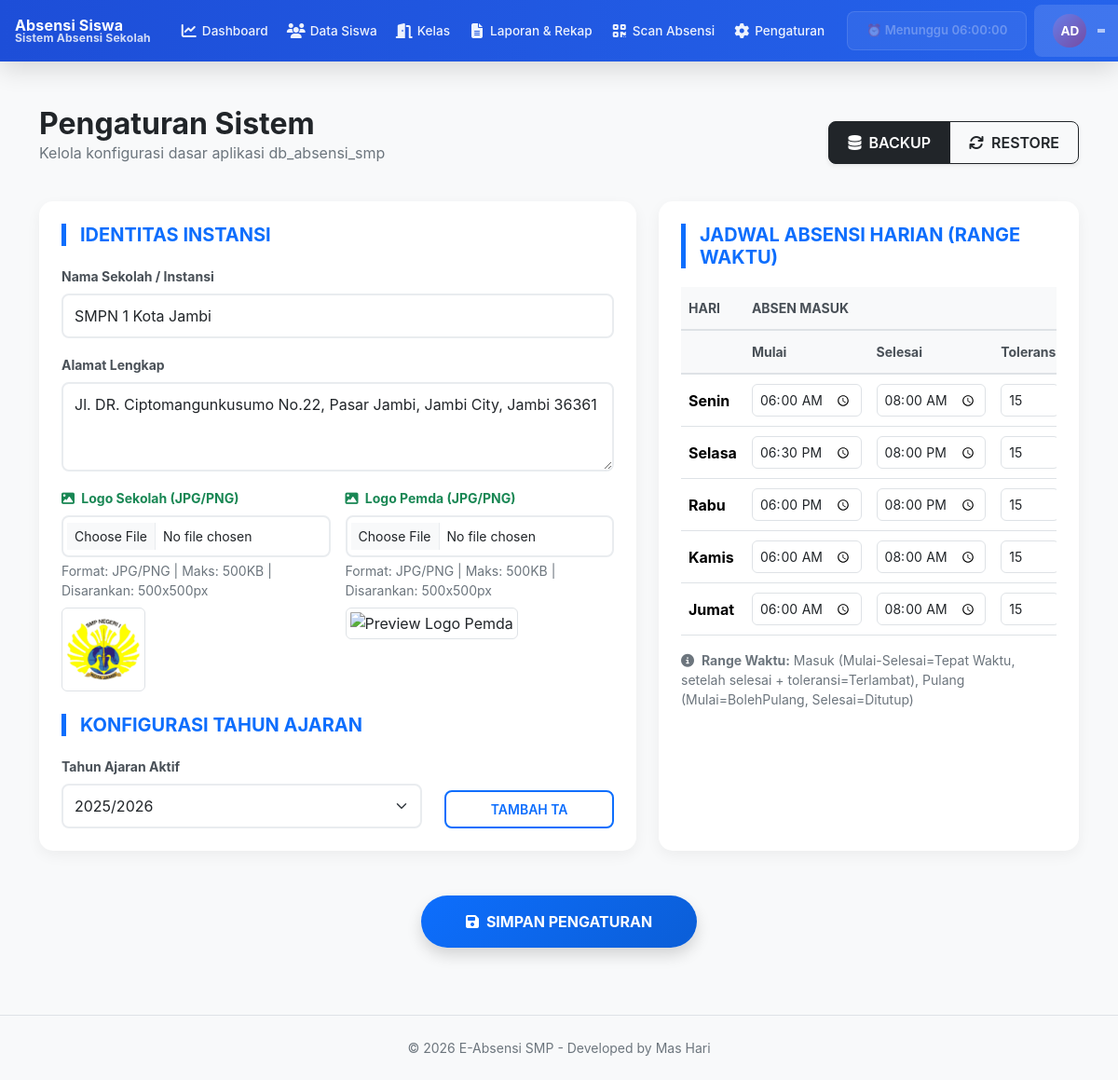
Page /pengaturan/index.php (signed in) on the committed database.
### tables this page shows
CREATE TABLE `jadwal_absensi` (
  `id` int NOT NULL AUTO_INCREMENT,
  `hari` varchar(10) NOT NULL,
  `batas_terlambat` int DEFAULT '15',
  `jam_masuk_mulai` time DEFAULT '06:00:00',
  `jam_masuk_tepat` time DEFAULT '07:00:00',
  `jam_masuk_selesai` time DEFAULT '08:00:00',
  `jam_pulang_mulai` time DEFAULT '12:00:00',
  `jam_pulang_selesai` time DEFAULT '15:00:00',
  `toleransi_terlambat` int NOT NULL DEFAULT '15' COMMENT 'Toleransi keterlambatan dalam menit',
  PRIMARY KEY (`id`),
  UNIQUE KEY `hari` (`hari`)
);

### pengaturan/service/pengaturan_service.php (called while the page is built, shortened)
<?php
class PengaturanService {
    private $conn;
    public function __construct($conn) {
        $this->conn = $conn;
    }
    public function getPengaturan() {
        $settings = [];
        $result = mysqli_query($this->conn, "SELECT nama_pengaturan, isi_pengaturan FROM pengaturan");
        while ($row = mysqli_fetch_assoc($result)) {
            $settings[$row['nama_pengaturan']] = $row['isi_pengaturan'];
        }
        return $settings;
    }
}
?>

### pengaturan/service/jadwal_service.php (called while the page is built, shortened)
<?php
class JadwalService {
    private $conn;
    public function __construct($conn) {
        $this->conn = $conn;
    }
    public function getJadwal() {
        $jadwal_data = [];
        $q_jadwal = mysqli_query($this->conn, "SELECT * FROM jadwal_absensi");
        while ($row = mysqli_fetch_assoc($q_jadwal)) {
            $jadwal_data[$row['hari']] = $row;
        }
        return $jadwal_data;
    }
}
?>

### pengaturan/index.php (the view, shortened to what this page needs)
<?php
require_once __DIR__ . '/../includes/attendance_service.php';
mysqli_query($conn, "CREATE TABLE IF NOT EXISTS recovery_codes (
    id INT AUTO_INCREMENT PRIMARY KEY,
    id_user INT NOT NULL,
    code VARCHAR(64) NOT NULL,
    used TINYINT(1) NOT NULL DEFAULT 0,
    created_at DATETIME NOT NULL DEFAULT CURRENT_TIMESTAMP,
    used_at DATETIME DEFAULT NULL,
    INDEX (id_user)
)");
mysqli_query($conn, "CREATE TABLE IF NOT EXISTS jadwal_absensi (
    id INT AUTO_INCREMENT PRIMARY KEY,
    hari VARCHAR(10) NOT NULL UNIQUE,
    jam_masuk_mulai TIME DEFAULT '06:00',
    jam_masuk_tepat TIME DEFAULT '07:00',
    jam_masuk_selesai TIME DEFAULT '08:00',
    jam_pulang_mulai TIME DEFAULT '12:00',
    jam_pulang_selesai TIME DEFAULT '15:00',
    batas_terlambat INT DEFAULT 15
)");
require_once 'service/pengaturan_service.php';
require_once 'service/jadwal_service.php';
$pengaturanService = new PengaturanService($conn);
$jadwalService = new JadwalService($conn);
$settings = $pengaturanService->getPengaturan();
$jadwal_data = $jadwalService->getJadwal();
?>
<!DOCTYPE html>
<html lang="id">
<head>
    <link href="<?= BASE_URL ?>assets/vendor/bootstrap-5.3.8-dist/css/bootstrap.min.css" rel="stylesheet">
    <link href="<?= BASE_URL ?>assets/css/site.css" rel="stylesheet">
    <link href="https://cdnjs.cloudflare.com/ajax/libs/font-awesome/6.4.0/css/all.min.css" rel="stylesheet">
    <link href="<?= BASE_URL ?>assets/css/pengaturan.css" rel="stylesheet">
</head>
<body class="pengaturan-page">
<?php include $_SERVER['DOCUMENT_ROOT'] . '/absensi_smp/includes/navbar.php'; ?>
<div class="container py-4">
    <div class="d-flex justify-content-between align-items-center mb-4">
        <div>
            <h2 class="fw-bold mb-0">Pengaturan Sistem</h2>
            <p class="text-muted">Kelola konfigurasi dasar aplikasi db_absensi_smp</p>
        </div>
        <div class="btn-group shadow-sm">
            <button id="btn-backup" class="btn btn-dark"><i class="fas fa-database me-2"></i>BACKUP</button>
            <a href="<?= BASE_URL ?>pages/restore.php" id="btn-restore" class="btn btn-outline-dark"><i class="fas fa-sync me-2"></i>RESTORE</a>
        </div>
    </div>
    <form action="<?= BASE_URL ?>pengaturan/process_pengaturan.php" method="POST" enctype="multipart/form-data">
        <div class="row g-4">
            <div class="col-md-7">
                <div class="card p-4 h-100">
                    <h5 class="section-header text-primary">IDENTITAS INSTANSI</h5>
                    <div class="mb-3">
                        <label class="form-label small fw-bold">Nama Sekolah / Instansi</label>
                        <input type="text" name="nama_sekolah" class="form-control" value="<?= htmlspecialchars($settings['nama_sekolah'] ?? 'SMPN 1 Indonesia') ?>" required>
                    </div>
                    <div class="mb-3">
                        <label class="form-label small fw-bold">Alamat Lengkap</label>
                        <textarea name="alamat" class="form-control" rows="3" required><?= htmlspecialchars($settings['alamat_sekolah'] ?? 'Jl. Raya Pendidikan No. 123, Indonesia') ?></textarea>
                    </div>
                    <div class="row g-3">
                        <div class="col-md-6">
                            <label class="form-label small fw-bold text-success"><i class="fas fa-image me-1"></i> Logo Sekolah (JPG/PNG)</label>
                            <input type="file" id="logo-sekolah-input" name="logo_sekolah" class="form-control form-control-sm" accept=".jpg,.jpeg,.png">
                            <small class="text-muted d-block mt-1">Format: JPG/PNG | Maks: 500KB | Disarankan: 500x500px</small>
                            <img
                                id="logo-sekolah-preview"
                                src="<?= BASE_URL ?>assets/img/logo_sekolah/<?= htmlspecialchars($settings['logo_sekolah'] ?? 'default_logo.png', ENT_QUOTES, 'UTF-8') ?>"
                                alt="Preview Logo Sekolah"
                                class="img-thumbnail mt-2"
                                style="width:90px;height:90px;object-fit:contain;background:#fff;"
                            >
                        </div>
                        <div class="col-md-6">
                            <label class="form-label small fw-bold text-success"><i class="fas fa-image me-1"></i> Logo Pemda (JPG/PNG)</label>
                            <input type="file" id="logo-pemda-input" name="logo_pemda" class="form-control form-control-sm" accept=".jpg,.jpeg,.png">
                            <small class="text-muted d-block mt-1">Format: JPG/PNG | Maks: 500KB | Disarankan: 500x500px</small>
                            <img
                                id="logo-pemda-preview"
                                src="<?= BASE_URL ?>assets/img/logo_pemda/<?= htmlspecialchars($settings['logo_pemda'] ?? 'default_logo.png', ENT_QUOTES, 'UTF-8') ?>"
                                alt="Preview Logo Pemda"
                                class="img-thumbnail mt-2"
                                style="width:90px;height:90px;object-fit:contain;background:#fff;"
                            >
                        </div>
                    </div>
                    <h5 class="section-header text-primary mt-4">KONFIGURASI TAHUN AJARAN</h5>
                    <div class="row align-items-end">
                        <div class="col-8">
                            <label class="form-label small fw-bold">Tahun Ajaran Aktif</label>
                            <select name="tahun_aktif" class="form-select">
                                <option value="2025/2026" <?= ($settings['tahun_aktif'] ?? '') == '2025/2026' ? 'selected' : '' ?>>2025/2026</option>
                            </select>
                        </div>
                        <div class="col-4">
                            <button type="button" class="btn btn-outline-primary w-100 btn-sm py-2">TAMBAH TA</button>
                        </div>
                    </div>
                </div>
            </div>
            <div class="col-md-5">
                <div class="card p-4 h-100">
                    <h5 class="section-header text-primary">JADWAL ABSENSI HARIAN (RANGE WAKTU)</h5>
                    <div class="table-responsive">
                        <table class="table table-sm align-middle">
                            <thead class="table-light">
                                <tr class="small text-uppercase">
                                    <th>Hari</th>
                                    <th colspan="3">Absen Masuk</th>
                                </tr>
                                <tr class="small text-muted">
                                    <th></th>
                                    <th>Mulai</th>
                                    <th>Selesai</th>
                                    <th>Toleransi</th>
                                </tr>
                            </thead>
                            <tbody>
                                <?php
                                $hari_list = ['Senin', 'Selasa', 'Rabu', 'Kamis', 'Jumat'];
                                foreach($hari_list as $hari):
                                    $data = $jadwal_data[$hari] ?? [];
                                    $masuk_mulai = substr((string)($data['jam_masuk_mulai'] ?? '06:00'), 0, 5);
                                    $batas_terlambat = $data['batas_terlambat'] ?? 15;
                                    $masuk_selesai = substr((string)($data['jam_masuk_selesai'] ?? '08:00'), 0, 5);
                                ?>
                                <tr>
                                    <td class="fw-bold"><?= $hari ?></td>
                                    <td><input type="time" name="masuk_mulai_<?= $hari ?>" class="form-control form-control-sm" value="<?= $masuk_mulai ?>" required></td>
                                    <td><input type="time" name="masuk_selesai_<?= $hari ?>" class="form-control form-control-sm" value="<?= $masuk_selesai ?>" required></td>
                                    <td><input type="number" name="toleransi_<?= $hari ?>" class="form-control form-control-sm" value="<?= $batas_terlambat ?>" min="0" max="60" required></td>
                                </tr>
                                <?php endforeach; ?>
                            </tbody>
                        </table>
                    </div>
                    <div class="mt-3 text-muted small">
                        <i class="fas fa-info-circle me-1"></i>
                        <strong>Range Waktu:</strong> Masuk (Mulai-Selesai=Tepat Waktu, setelah selesai + toleransi=Terlambat), Pulang (Mulai=BolehPulang, Selesai=Ditutup)
                    </div>
                </div>
            </div>
        </div>
        <div class="text-center mt-5 mb-5">
            <button type="submit" class="btn btn-primary px-5 py-3 fw-bold rounded-pill shadow">
                <i class="fas fa-save me-2"></i>SIMPAN PENGATURAN
            </button>
        </div>
    </form>
</div>
<?php include $_SERVER['DOCUMENT_ROOT'] . '/absensi_smp/includes/footer.php'; ?>
</body>
</html>

### assets/css/site.css (style rules this page uses)
:root { --app-primary: #1d4ed8; --app-primary-600: #2563eb; --app-secondary: #0f172a; --app-bg: #f8fafc; --app-surface: #ffffff; --app-text: #0f172a; --app-muted: #64748b; --app-success: #059669; --app-warning: #d97706; --app-danger: #dc2626; --space-1: 0.25rem; --space-2: 0.5rem; --space-3: 0.75rem; --space-4: 1rem; --space-5: 1.5rem; --space-6: 2rem; --radius-md: 10px; --radius-lg: 14px; --shadow-soft: 0 10px 30px rgba(15, 23, 42, 0.08); }
body { font-family: 'Inter', sans-serif; background-color: var(--app-bg); color: var(--app-text); }
.btn, .form-control, .form-select { border-radius: var(--radius-md); transition: all 0.2s ease; }
.alert, .card, .table { box-shadow: 0 2px 8px rgba(0, 0, 0, 0.03); }

### assets/css/pengaturan.css (style rules this page uses)
.pengaturan-page { background: #f8f9fa; min-height: 100vh; }
.pengaturan-page .card { border: none; border-radius: 15px; box-shadow: 0 5px 15px rgba(0, 0, 0, 0.05); transition: transform 0.2s ease, box-shadow 0.2s ease; }
.pengaturan-page .section-header { border-left: 5px solid #0d6efd; padding-left: 15px; font-weight: bold; margin-bottom: 20px; color: #0d6efd; }
.pengaturan-page .form-label { font-weight: 600; color: #495057; margin-bottom: 8px; }
.pengaturan-page .form-control, .pengaturan-page .form-select { border: 2px solid #e9ecef; border-radius: 8px; padding: 10px 12px; transition: border-color 0.2s ease, box-shadow 0.2s ease; }
.pengaturan-page .table { margin-bottom: 0; }
.pengaturan-page .table thead th { border-bottom: 2px solid #dee2e6; font-weight: 700; color: #495057; padding: 12px 8px; }
.pengaturan-page .table tbody td { padding: 10px 8px; vertical-align: middle; }
.pengaturan-page .table input[type="time"], .pengaturan-page .table input[type="number"] { border: 1px solid #dee2e6; border-radius: 6px; padding: 6px 8px; font-size: 14px; width: 100%; }
.pengaturan-page .btn { border-radius: 8px; font-weight: 600; padding: 10px 20px; transition: all 0.2s ease; }
.pengaturan-page .btn-primary { background: linear-gradient(135deg, #0d6efd 0%, #0b5ed7 100%); border: none; box-shadow: 0 4px 12px rgba(13, 110, 253, 0.3); }
.pengaturan-page .btn-outline-primary { border: 2px solid #0d6efd; color: #0d6efd; }
.pengaturan-page h2 { color: #212529; font-weight: 800; }
.pengaturan-page .text-muted { color: #6c757d !important; }

### rows in the picture
jadwal_absensi: jam_masuk_mulai "06:00", jam_masuk_selesai "08:00", batas_terlambat "15"
jadwal_absensi: jam_masuk_mulai "18:30", jam_masuk_selesai "20:00", batas_terlambat "15"
jadwal_absensi: jam_masuk_mulai "18:00", jam_masuk_selesai "20:00", batas_terlambat "15"
jadwal_absensi: jam_masuk_mulai "06:00", jam_masuk_selesai "08:00", batas_terlambat "15"
jadwal_absensi: jam_masuk_mulai "06:00", jam_masuk_selesai "08:00", batas_terlambat "15"

### other values in the picture
$label "Dashboard"
$label "Data Siswa"
$label "Kelas"
$label "Laporan & Rekap"
$label "Scan Absensi"
$label "Pengaturan"
$scanStatus['text'] "⏰ Menunggu 06:00:00"
$initials "AD"
$hari "Senin"
$hari "Selasa"
$hari "Rabu"
$hari "Kamis"
$hari "Jumat"
